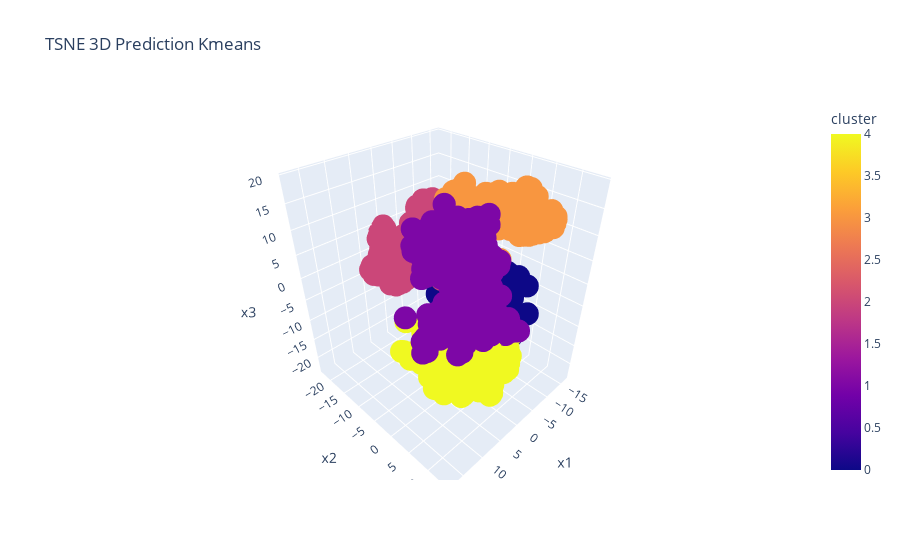

This figure's notebook cell:
### Code cell
import plotly.express as px
fig = px.scatter_3d(
    dftsne, x='x1', y='x2', z='x3', color=dftsne['cluster'], title='TSNE 3D Prediction Kmeans'
)
fig.show()

### Figure 1 — Plotly figure (JSON) as saved in the notebook; plotly's stock layout.template omitted (floating-point values rounded to 4 significant figures; data arrays with more than 128 entries replaced by an {"elided": "..."} marker saying what was removed)
{"data": [{"hovertemplate": "x1=%{x}<br>x2=%{y}<br>x3=%{z}<br>cluster=%{marker.color}<extra></extra>", "legendgroup": "", "marker": {"color": {"elided": "1725 int values"}, "coloraxis": "coloraxis", "symbol": "circle"}, "mode": "markers", "name": "", "scene": "scene", "showlegend": false, "type": "scatter3d", "x": {"elided": "1725 float values"}, "y": {"elided": "1725 float values"}, "z": {"elided": "1725 float values"}}], "layout": {"coloraxis": {"colorbar": {"title": {"text": "cluster"}}, "colorscale": [[0, "#0d0887"], [0.1111, "#46039f"], [0.2222, "#7201a8"], [0.3333, "#9c179e"], [0.4444, "#bd3786"], [0.5556, "#d8576b"], [0.6667, "#ed7953"], [0.7778, "#fb9f3a"], [0.8889, "#fdca26"], [1, "#f0f921"]]}, "legend": {"tracegroupgap": 0}, "scene": {"domain": {"x": [0, 1], "y": [0, 1]}, "xaxis": {"title": {"text": "x1"}}, "yaxis": {"title": {"text": "x2"}}, "zaxis": {"title": {"text": "x3"}}}, "title": {"text": "TSNE 3D Prediction Kmeans"}}}
